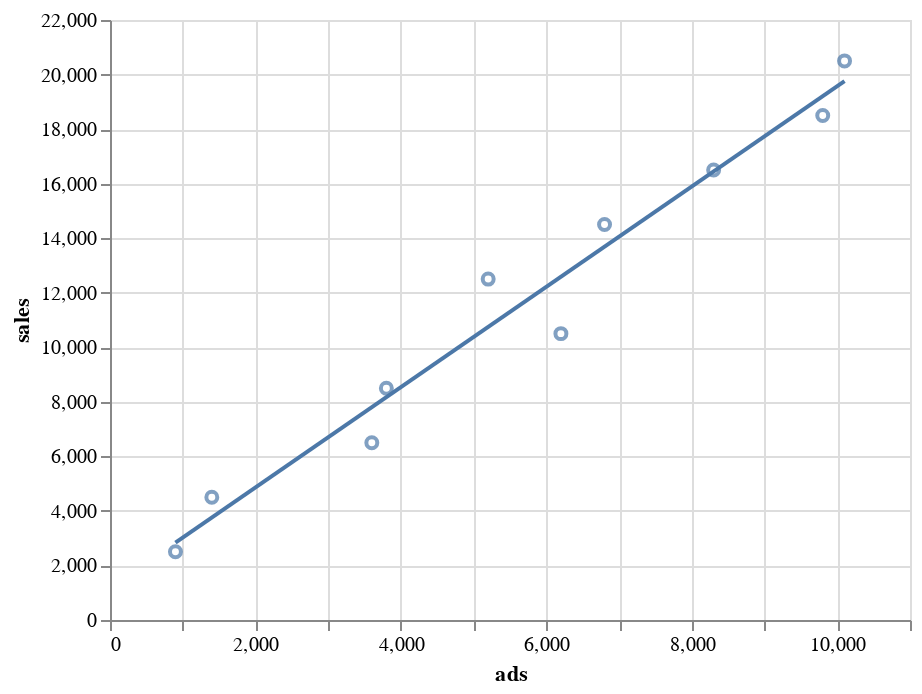

Notebook code cell kept with this figure:
### Markdown cell above
### Plot model

### Code cell
chart = alt.Chart(df).mark_point().encode(
    x='ads',
    y='sales'
)

chart + chart.transform_regression('ads', 'sales').mark_line()

### Figure 1 — Vega-Lite specification as saved in the notebook (floating-point values rounded to 4 significant figures)
{"config": {"view": {"continuousWidth": 400, "continuousHeight": 300}}, "layer": [{"mark": "point", "encoding": {"x": {"field": "ads", "type": "quantitative"}, "y": {"field": "sales", "type": "quantitative"}}}, {"mark": "line", "encoding": {"x": {"field": "ads", "type": "quantitative"}, "y": {"field": "sales", "type": "quantitative"}}, "transform": [{"on": "ads", "regression": "sales"}]}], "data": {"name": "data-81b8f3c02966aecf570c05cc43ad7122"}, "$schema": "https://vega.github.io/schema/vega-lite/v4.17.0.json", "datasets": {"data-81b8f3c02966aecf570c05cc43ad7122": [{"sales": 2500, "ads": 900, "y_pred": 2837.0}, {"sales": 4500, "ads": 1400, "y_pred": 3756.0}, {"sales": 6500, "ads": 3600, "y_pred": 7803.0}, {"sales": 8500, "ads": 3800, "y_pred": 8171.0}, {"sales": 10500, "ads": 6200, "y_pred": 12590.0}, {"sales": 12500, "ads": 5200, "y_pred": 10750.0}, {"sales": 14500, "ads": 6800, "y_pred": 13690.0}, {"sales": 16500, "ads": 8300, "y_pred": 16450.0}, {"sales": 18500, "ads": 9800, "y_pred": 19210.0}, {"sales": 20500, "ads": 10100, "y_pred": 19760.0}]}}
